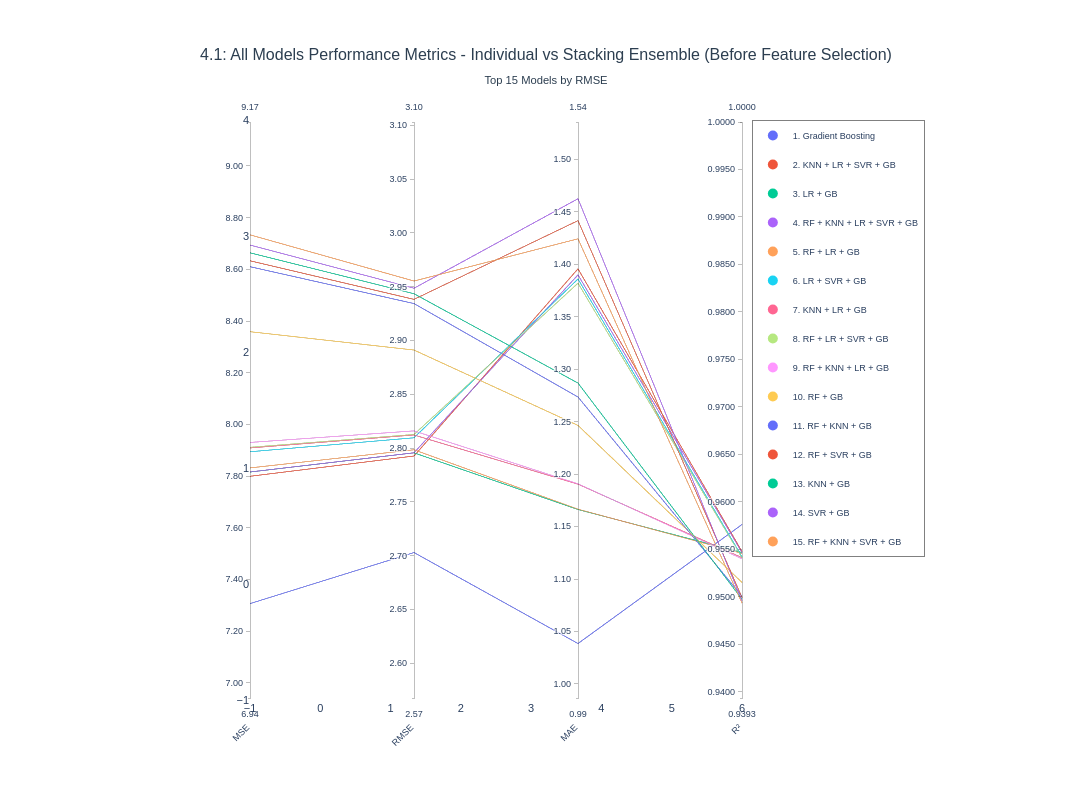

Notebook code cell kept with this figure:
### Code cell
def plot_parallel_coordinates_all_models(
    results_df,
    metrics_df,
    title="All Models Performance Metrics",
    top_n=15
):
    df_plot = results_df.copy()

    # Normalize individual-model metrics to the same schema as stacking results
    individual_df = metrics_df.copy()
    rename_map = {'Model': 'Base Models'}
    individual_df = individual_df.rename(columns={k: v for k, v in rename_map.items() if k in individual_df.columns})
    if 'Num Models' not in individual_df.columns:
        individual_df['Num Models'] = 1

    required_cols = ['Base Models', 'Num Models', 'MSE', 'RMSE', 'MAE', 'R2']
    missing_cols = [c for c in required_cols if c not in individual_df.columns]
    if missing_cols:
        raise ValueError(f"metrics_df is missing required columns: {missing_cols}")

    df_plot = pd.concat([individual_df[required_cols], df_plot], ignore_index=True)
    df_plot = df_plot.nsmallest(top_n, 'RMSE').reset_index(drop=True)

    import plotly.express as px
    colors = px.colors.qualitative.Plotly
    n_models = len(df_plot)
    color_mapping = [colors[i % len(colors)] for i in range(n_models)]

    fig = go.Figure(data=
        go.Parcoords(
            line=dict(
                color=list(range(n_models)),
                colorscale=[[i / (n_models - 1), color_mapping[i]] for i in range(n_models)] if n_models > 1 else [[0, color_mapping[0]], [1, color_mapping[0]]],
                showscale=False
            ),
            dimensions=[
                dict(
                    range=[df_plot['MSE'].min() * 0.95, df_plot['MSE'].max() * 1.05],
                    label='MSE',
                    values=df_plot['MSE'].tolist(),
                    tickformat='.2f'
                ),
                dict(
                    range=[df_plot['RMSE'].min() * 0.95, df_plot['RMSE'].max() * 1.05],
                    label='RMSE',
                    values=df_plot['RMSE'].tolist(),
                    tickformat='.2f'
                ),
                dict(
                    range=[df_plot['MAE'].min() * 0.95, df_plot['MAE'].max() * 1.05],
                    label='MAE',
                    values=df_plot['MAE'].tolist(),
                    tickformat='.2f'
                ),
                dict(
                    range=[df_plot['R2'].min() - 0.01, 1.0],
                    label='R²',
                    values=df_plot['R2'].tolist(),
                    tickformat='.4f'
                )
            ],
            labelangle=-45,
            labelside='bottom'
        )
    )

    fig.update_layout(
        title=dict(
            text=f"{title}<br><sub>Top {top_n} Models by RMSE</sub>",
            font=dict(size=16, family='Arial, sans-serif', color='#2c3e50'),
            x=0.5,
            xanchor='center'
        ),
        plot_bgcolor='white',
        paper_bgcolor='white',
        font=dict(size=11, family='Arial, sans-serif'),
        height=800,
        width=1400,
        margin=dict(l=250, r=350, t=120, b=100),
        hovermode='closest',
        showlegend=True,
        legend=dict(
            orientation="v",
            yanchor="top",
            y=1.0,
            xanchor="left",
            x=1.02,
            bgcolor="rgba(255, 255, 255, 0.95)",
            bordercolor="gray",
            borderwidth=1,
            font=dict(size=9)
        ),
        xaxis=dict(showgrid=False),
        yaxis=dict(showgrid=False)
    )

    for i, row in df_plot.iterrows():
        fig.add_trace(go.Scatter(
            x=[None], y=[None],
            mode='markers',
            marker=dict(size=10, color=color_mapping[i]),
            legendgroup=row['Base Models'],
            showlegend=True,
            name=f"{i+1}. {row['Base Models'][:30]}",
            hovertemplate=f"<b>{row['Base Models']}</b><br>" +
                         f"Num Models: {int(row['Num Models'])}<br>" +
                         f"MSE: {row['MSE']:.4f}<br>" +
                         f"RMSE: {row['RMSE']:.4f}<br>" +
                         f"MAE: {row['MAE']:.4f}<br>" +
                         f"R²: {row['R2']:.4f}<br>" +
                         "<extra></extra>"
        ))

    return fig

fig_all_models_41 = plot_parallel_coordinates_all_models(
    results_df=results_df,
    metrics_df=metrics_df,
    title="4.1: All Models Performance Metrics - Individual vs Stacking Ensemble (Before Feature Selection)",
    top_n=15
)

fig_all_models_41.show()

### Figure 1 — Plotly figure (JSON) as saved in the notebook; plotly's stock layout.template omitted (floating-point values rounded to 4 significant figures)
{"data": [{"dimensions": [{"label": "MSE", "range": [6.941, 9.17], "tickformat": ".2f", "values": [7.306, 7.799, 7.816, 7.816, 7.832, 7.894, 7.909, 7.911, 7.93, 8.359, 8.61, 8.633, 8.664, 8.694, 8.734]}, {"label": "RMSE", "range": [2.568, 3.103], "tickformat": ".2f", "values": [2.703, 2.793, 2.796, 2.796, 2.798, 2.81, 2.812, 2.813, 2.816, 2.891, 2.934, 2.938, 2.943, 2.949, 2.955]}, {"label": "MAE", "range": [0.9866, 1.536], "tickformat": ".2f", "values": [1.038, 1.396, 1.166, 1.39, 1.167, 1.386, 1.19, 1.382, 1.191, 1.246, 1.273, 1.442, 1.287, 1.463, 1.424]}, {"label": "R²", "range": [0.9393, 1], "tickformat": ".4f", "values": [0.9576, 0.9547, 0.9547, 0.9547, 0.9546, 0.9542, 0.9541, 0.9541, 0.954, 0.9515, 0.95, 0.9499, 0.9497, 0.9496, 0.9493]}], "labelangle": -45, "labelside": "bottom", "line": {"color": [0, 1, 2, 3, 4, 5, 6, 7, 8, 9, 10, 11, 12, 13, 14], "colorscale": [[0, "#636EFA"], [0.07143, "#EF553B"], [0.1429, "#00CC96"], [0.2143, "#AB63FA"], [0.2857, "#FFA15A"], [0.3571, "#19D3F3"], [0.4286, "#FF6692"], [0.5, "#B6E880"], [0.5714, "#FF97FF"], [0.6429, "#FECB52"], [0.7143, "#636EFA"], [0.7857, "#EF553B"], [0.8571, "#00CC96"], [0.9286, "#AB63FA"], [1, "#FFA15A"]], "showscale": false}, "type": "parcoords"}, {"hovertemplate": "<b>Gradient Boosting</b><br>Num Models: 1<br>MSE: 7.3064<br>RMSE: 2.7030<br>MAE: 1.0385<br>R²: 0.9576<br><extra></extra>", "legendgroup": "Gradient Boosting", "marker": {"color": "#636EFA", "size": 10}, "mode": "markers", "name": "1. Gradient Boosting", "showlegend": true, "type": "scatter", "x": [null], "y": [null]}, {"hovertemplate": "<b>KNN + LR + SVR + GB</b><br>Num Models: 4<br>MSE: 7.7991<br>RMSE: 2.7927<br>MAE: 1.3957<br>R²: 0.9547<br><extra></extra>", "legendgroup": "KNN + LR + SVR + GB", "marker": {"color": "#EF553B", "size": 10}, "mode": "markers", "name": "2. KNN + LR + SVR + GB", "showlegend": true, "type": "scatter", "x": [null], "y": [null]}, {"hovertemplate": "<b>LR + GB</b><br>Num Models: 2<br>MSE: 7.8157<br>RMSE: 2.7956<br>MAE: 1.1663<br>R²: 0.9547<br><extra></extra>", "legendgroup": "LR + GB", "marker": {"color": "#00CC96", "size": 10}, "mode": "markers", "name": "3. LR + GB", "showlegend": true, "type": "scatter", "x": [null], "y": [null]}, {"hovertemplate": "<b>RF + KNN + LR + SVR + GB</b><br>Num Models: 5<br>MSE: 7.8159<br>RMSE: 2.7957<br>MAE: 1.3899<br>R²: 0.9547<br><extra></extra>", "legendgroup": "RF + KNN + LR + SVR + GB", "marker": {"color": "#AB63FA", "size": 10}, "mode": "markers", "name": "4. RF + KNN + LR + SVR + GB", "showlegend": true, "type": "scatter", "x": [null], "y": [null]}, {"hovertemplate": "<b>RF + LR + GB</b><br>Num Models: 3<br>MSE: 7.8315<br>RMSE: 2.7985<br>MAE: 1.1665<br>R²: 0.9546<br><extra></extra>", "legendgroup": "RF + LR + GB", "marker": {"color": "#FFA15A", "size": 10}, "mode": "markers", "name": "5. RF + LR + GB", "showlegend": true, "type": "scatter", "x": [null], "y": [null]}, {"hovertemplate": "<b>LR + SVR + GB</b><br>Num Models: 3<br>MSE: 7.8941<br>RMSE: 2.8096<br>MAE: 1.3860<br>R²: 0.9542<br><extra></extra>", "legendgroup": "LR + SVR + GB", "marker": {"color": "#19D3F3", "size": 10}, "mode": "markers", "name": "6. LR + SVR + GB", "showlegend": true, "type": "scatter", "x": [null], "y": [null]}, {"hovertemplate": "<b>KNN + LR + GB</b><br>Num Models: 3<br>MSE: 7.9087<br>RMSE: 2.8122<br>MAE: 1.1904<br>R²: 0.9541<br><extra></extra>", "legendgroup": "KNN + LR + GB", "marker": {"color": "#FF6692", "size": 10}, "mode": "markers", "name": "7. KNN + LR + GB", "showlegend": true, "type": "scatter", "x": [null], "y": [null]}, {"hovertemplate": "<b>RF + LR + SVR + GB</b><br>Num Models: 4<br>MSE: 7.9113<br>RMSE: 2.8127<br>MAE: 1.3820<br>R²: 0.9541<br><extra></extra>", "legendgroup": "RF + LR + SVR + GB", "marker": {"color": "#B6E880", "size": 10}, "mode": "markers", "name": "8. RF + LR + SVR + GB", "showlegend": true, "type": "scatter", "x": [null], "y": [null]}, {"hovertemplate": "<b>RF + KNN + LR + GB</b><br>Num Models: 4<br>MSE: 7.9301<br>RMSE: 2.8160<br>MAE: 1.1907<br>R²: 0.9540<br><extra></extra>", "legendgroup": "RF + KNN + LR + GB", "marker": {"color": "#FF97FF", "size": 10}, "mode": "markers", "name": "9. RF + KNN + LR + GB", "showlegend": true, "type": "scatter", "x": [null], "y": [null]}, {"hovertemplate": "<b>RF + GB</b><br>Num Models: 2<br>MSE: 8.3587<br>RMSE: 2.8911<br>MAE: 1.2464<br>R²: 0.9515<br><extra></extra>", "legendgroup": "RF + GB", "marker": {"color": "#FECB52", "size": 10}, "mode": "markers", "name": "10. RF + GB", "showlegend": true, "type": "scatter", "x": [null], "y": [null]}, {"hovertemplate": "<b>RF + KNN + GB</b><br>Num Models: 3<br>MSE: 8.6103<br>RMSE: 2.9343<br>MAE: 1.2735<br>R²: 0.9500<br><extra></extra>", "legendgroup": "RF + KNN + GB", "marker": {"color": "#636EFA", "size": 10}, "mode": "markers", "name": "11. RF + KNN + GB", "showlegend": true, "type": "scatter", "x": [null], "y": [null]}, {"hovertemplate": "<b>RF + SVR + GB</b><br>Num Models: 3<br>MSE: 8.6332<br>RMSE: 2.9382<br>MAE: 1.4416<br>R²: 0.9499<br><extra></extra>", "legendgroup": "RF + SVR + GB", "marker": {"color": "#EF553B", "size": 10}, "mode": "markers", "name": "12. RF + SVR + GB", "showlegend": true, "type": "scatter", "x": [null], "y": [null]}, {"hovertemplate": "<b>KNN + GB</b><br>Num Models: 2<br>MSE: 8.6640<br>RMSE: 2.9435<br>MAE: 1.2868<br>R²: 0.9497<br><extra></extra>", "legendgroup": "KNN + GB", "marker": {"color": "#00CC96", "size": 10}, "mode": "markers", "name": "13. KNN + GB", "showlegend": true, "type": "scatter", "x": [null], "y": [null]}, {"hovertemplate": "<b>SVR + GB</b><br>Num Models: 2<br>MSE: 8.6941<br>RMSE: 2.9486<br>MAE: 1.4625<br>R²: 0.9496<br><extra></extra>", "legendgroup": "SVR + GB", "marker": {"color": "#AB63FA", "size": 10}, "mode": "markers", "name": "14. SVR + GB", "showlegend": true, "type": "scatter", "x": [null], "y": [null]}, {"hovertemplate": "<b>RF + KNN + SVR + GB</b><br>Num Models: 4<br>MSE: 8.7336<br>RMSE: 2.9553<br>MAE: 1.4243<br>R²: 0.9493<br><extra></extra>", "legendgroup": "RF + KNN + SVR + GB", "marker": {"color": "#FFA15A", "size": 10}, "mode": "markers", "name": "15. RF + KNN + SVR + GB", "showlegend": true, "type": "scatter", "x": [null], "y": [null]}], "layout": {"font": {"family": "Arial, sans-serif", "size": 11}, "height": 800, "hovermode": "closest", "legend": {"bgcolor": "rgba(255, 255, 255, 0.95)", "bordercolor": "gray", "borderwidth": 1, "font": {"size": 9}, "orientation": "v", "x": 1.02, "xanchor": "left", "y": 1, "yanchor": "top"}, "margin": {"b": 100, "l": 250, "r": 350, "t": 120}, "paper_bgcolor": "white", "plot_bgcolor": "white", "showlegend": true, "title": {"font": {"color": "#2c3e50", "family": "Arial, sans-serif", "size": 16}, "text": "4.1: All Models Performance Metrics - Individual vs Stacking Ensemble (Before Feature Selection)<br><sub>Top 15 Models by RMSE</sub>", "x": 0.5, "xanchor": "center"}, "width": 1400, "xaxis": {"showgrid": false}, "yaxis": {"showgrid": false}}}
